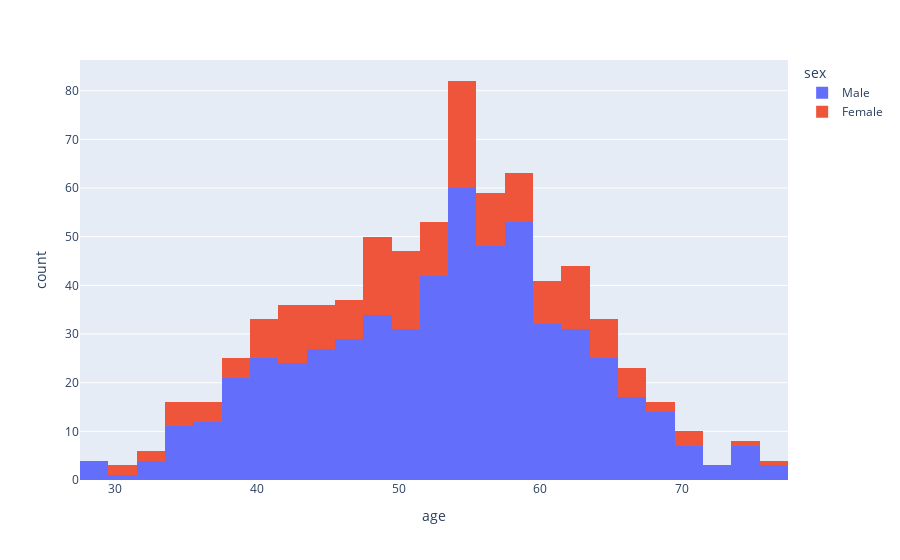

This figure's notebook cell:
### Markdown cell above
Lets explore it by gender wise

### Code cell
#plot histogram of age distribution by sex using plotly
fig = px.histogram(df, x='age', color='sex')
fig.show()

### Figure 1 — Plotly figure (JSON) as saved in the notebook; plotly's stock layout.template omitted (floating-point values rounded to 4 significant figures; data arrays with more than 128 entries replaced by an {"elided": "..."} marker saying what was removed)
{"data": [{"alignmentgroup": "True", "bingroup": "x", "hovertemplate": "sex=Male<br>age=%{x}<br>count=%{y}<extra></extra>", "legendgroup": "Male", "marker": {"color": "#636efa", "pattern": {"shape": ""}}, "name": "Male", "offsetgroup": "Male", "orientation": "v", "showlegend": true, "type": "histogram", "x": {"elided": "565 int values"}, "xaxis": "x", "yaxis": "y"}, {"alignmentgroup": "True", "bingroup": "x", "hovertemplate": "sex=Female<br>age=%{x}<br>count=%{y}<extra></extra>", "legendgroup": "Female", "marker": {"color": "#EF553B", "pattern": {"shape": ""}}, "name": "Female", "offsetgroup": "Female", "orientation": "v", "showlegend": true, "type": "histogram", "x": {"elided": "183 int values"}, "xaxis": "x", "yaxis": "y"}], "layout": {"barmode": "relative", "legend": {"title": {"text": "sex"}, "tracegroupgap": 0}, "margin": {"t": 60}, "xaxis": {"anchor": "y", "domain": [0, 1], "title": {"text": "age"}}, "yaxis": {"anchor": "x", "domain": [0, 1], "title": {"text": "count"}}}}
